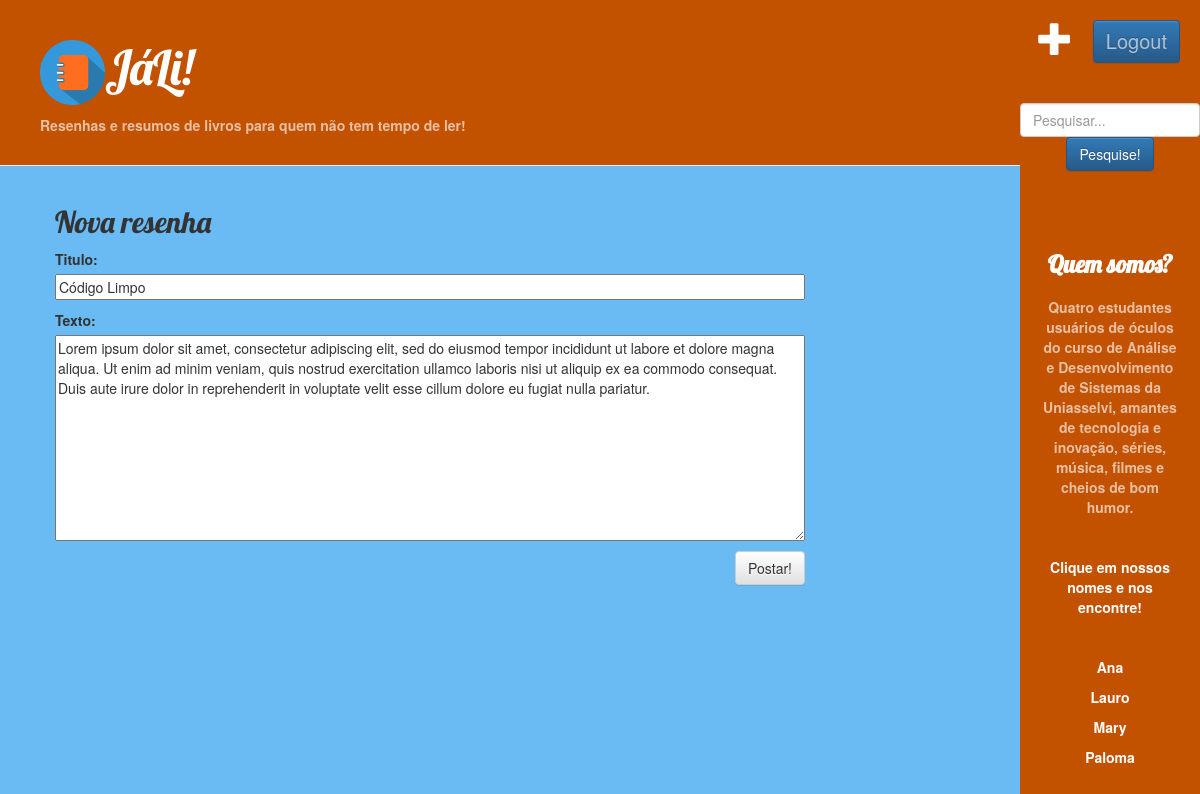
Screenshot of /resenha/1/editar/ (signed in) with the database file from the repository.
### home/models.py (models this page shows, shortened)
class Resenha(models.Model):
    autor = models.ForeignKey(settings.AUTH_USER_MODEL, on_delete=models.CASCADE)
    titulo = models.CharField(max_length=200)
    texto = models.TextField()
    data_criacao = models.DateTimeField(default=timezone.now)
    data_publicacao = models.DateTimeField(blank=True, null=True)

### home/views.py (the view)
# urls.py: path('resenha/<int:pk>/editar/', views.editar_resenha, name='editar_resenha'),
def editar_resenha(request, pk):
     resenha = get_object_or_404(Resenha, pk=pk)
     if request.method == "POST":
         form = ResenhaForm(request.POST, instance=resenha)
         if form.is_valid():
             resenha = form.save(commit=False)
             resenha.autor = request.user
             resenha.data_publicacao = timezone.now()
             resenha.save()
             return redirect('detalhe_resenha', pk=resenha.pk)
     else:
         form = ResenhaForm(instance=resenha)
     return render(request, 'home/nova_resenha.html', {'form': form})

### home/forms.py
class ResenhaForm(forms.ModelForm):
    class Meta:
        model = Resenha
        fields = ('titulo', 'texto',)

### home/templates/home/nova_resenha.html
{% extends 'home/base.html' %}
{% block content %}
    <h2>Nova resenha</h2>
    <form method="POST" class="resenha-form">{% csrf_token %}
        {{ form.as_p }}
        <button type="submit" class="save btn btn-default">Postar!</button>
    </form>
{% endblock %}

### home/static/css/home.css (style rules this page uses)
.page-header ul, li, button, a { color: #ffffffa2; }
.page-header ul, li, button, a:hover { color: #ffffff; font-weight: bold; }
body { background-color: rgb(106, 186, 243); }
.aside a, input { align-items: center; }
h1, h2, h3, h4 { font-family: 'Lobster', cursive; }
.save { float: right; }
.resenha-form textarea, .resenha-form input { width: 100%; }

### rows the page displays
Resenha: titulo "Código Limpo", texto "Lorem ipsum dolor sit amet, consectetur adipiscing elit, sed do eiusmod tempor incididunt ut labore et dolore magna aliqua. Ut enim ad minim veniam, quis nostrud exercitation ullamco laboris nisi ut aliquip ex ea commodo consequat. Duis aute irure dolor in reprehenderit in voluptate velit esse cillum dolore eu fugiat nulla pariatur."
